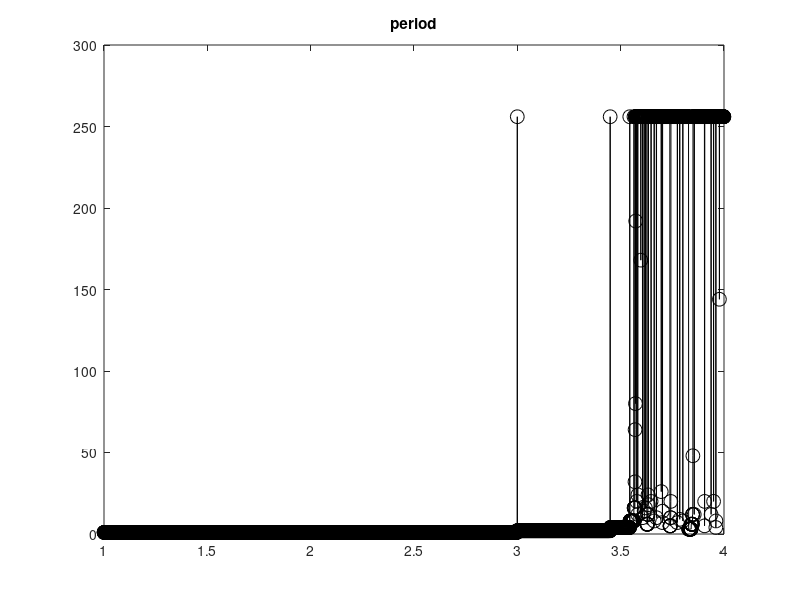

Write MATLAB code to recreate this figure. (Note: this script raises an error after producing the figure.)
clear;  
%clear out any previous definitions
data=load('periods.txt');
%import the data

f=figure;
%create a figure called f.

hold all
%the flag hold means we are going to add data to the plot, rather than replace data.  
% this is not necessary for this example, but may be needed when combining data.

set(f,'Visible','on');
%the chart will pop up if 'on' is selected.  You can use 'off' as well


plot(data(:,1),data(:,2),'-o','MarkerSize',10,'color','black');
% This is the actual plot.  
% the dash in front of the o connects the points.
%note that previously this was written as loglog(...) instead of plot.
% the loglog command does not work correctly in conjunction with the 
% hold on command above.  

title('period');
%writes to the top of the plot

box on
%puts a box all around the plot (instead of just x-y axes)

ax=gca;
% gca means "get current axes".  If you wnat to modify the axes, this is how.

ax.FontSize=12;
%sets the font size for the axes
set(ax,'Xscale','log')
set(ax,'Yscale','log')

xlabel('r');
ylabel('period');
%labels the axes 

saveas(gcf,'period','epsc');
%prints the figure to an eps file.  You should usually use eps instead of pdf if possible. 

hold off
